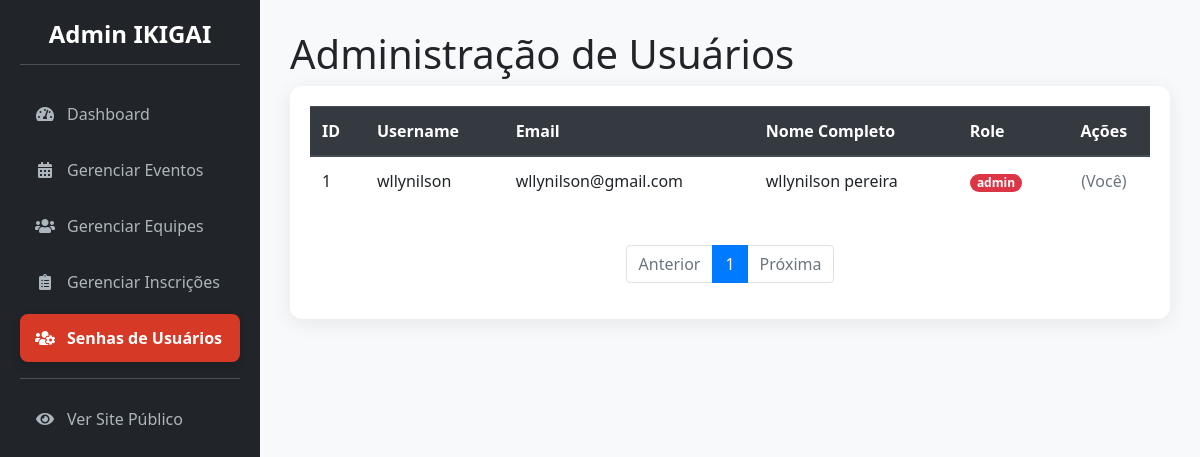
Page /admin/usuarios (signed in) on the committed database.
### app/models.py (models this page shows, shortened)
class User(UserMixin, db.Model):
    __tablename__ = 'users'
    id = db.Column(db.Integer, primary_key=True)
    username = db.Column(db.String(64), index=True, unique=True, nullable=False)
    email = db.Column(db.String(120), index=True, unique=True, nullable=False)
    password_hash = db.Column(db.String(256))
    role = db.Column(db.String(20), nullable=False, default='user')
    nome_completo = db.Column(db.String(150))
    bio = db.Column(db.Text)
    imagem_perfil = db.Column(db.String(300))
    google_id = db.Column(db.String(30), nullable=True, unique=True, index=True)
    inscricoes_registradas = db.relationship('Inscricao', backref='registrado_por', lazy='dynamic',
                                             foreign_keys='Inscricao.registrado_por_user_id')
    participante = db.relationship('Participante', backref='conta_user', uselist=False)

### app/admin/routes.py (the view)
@bp.route('/usuarios')
@admin_required
def gerenciar_usuarios():
    page = request.args.get('page', 1, type=int)
    usuarios_paginados = User.query.order_by(User.username).paginate(
        page=page, per_page=15, error_out=False
    )
    return render_template('admin/admin_gerenciar_usuarios.html',
                               titulo="Administração de Usuários",
                               usuarios_paginados=usuarios_paginados)

### app/__init__.py (called while the page is built)
@login_manager.user_loader
def load_user(user_id):
    return models.User.query.get(int(user_id))

### app/admin/routes.py (called while the page is built)
@bp.before_request
def before_request_handler():
    if current_app.config.get('DEBUG') and not current_user.is_authenticated:
        user = User.query.first()
        if user:
            login_user(user)

### app/templates/admin/admin_gerenciar_usuarios.html (shortened to what this page needs)
{% extends 'admin/admin_base.html' %}
{% block page_title %}{{ titulo }}{% endblock %}
{% block content %}
<div class="card">
    <div class="card-body">
        <div class="table-responsive">
            <table class="table table-hover">
                <thead class="thead-dark">
                    <tr>
                        <th>ID</th>
                        <th>Username</th>
                        <th>Email</th>
                        <th>Nome Completo</th>
                        <th>Role</th>
                        <th class="text-center">Ações</th>
                    </tr>
                </thead>
                <tbody>
                    {% for user in usuarios_paginados.items %}
                    <tr>
                        <td>{{ user.id }}</td>
                        <td>{{ user.username }}</td>
                        <td>{{ user.email }}</td>
                        <td>{{ user.nome_completo or 'Não preenchido' }}</td>
                        <td><span class="badge badge-pill {{ 'badge-danger' if user.role == 'admin' else 'badge-secondary' }}">{{ user.role }}</span></td>
                        <td class="text-center">
                            {% if user.id != current_user.id %}
                            <form method="POST" action="{{ url_for('admin.resetar_senha_usuario', user_id=user.id) }}"
                                  onsubmit="return confirm('Tem a certeza que deseja resetar a senha para este usuário? Uma nova senha será gerada.');">
                                <button type="submit" class="btn btn-warning btn-sm">
                                    <i class="fas fa-key"></i> Resetar Senha
                                </button>
                            </form>
                            {% else %}
                            <span class="text-muted"> (Você) </span>
                            {% endif %}
                        </td>
                    </tr>
                    {% endfor %}
                </tbody>
            </table>
        </div>
        <nav aria-label="Navegação dos Utilizadores">
            <ul class="pagination justify-content-center mt-4">
                <li class="page-item {% if not usuarios_paginados.has_prev %}disabled{% endif %}">
                    <a class="page-link"
                       href="{{ url_for('admin.gerenciar_usuarios', page=usuarios_paginados.prev_num) }}">Anterior</a>
                </li>
                {% for page_num in usuarios_paginados.iter_pages(left_edge=1, right_edge=1, left_current=2, right_current=3) %}
                    {% if page_num %}
                        {% if usuarios_paginados.page == page_num %}
                            <li class="page-item active"><a class="page-link" href="#">{{ page_num }}</a></li>
                        {% else %}
                            <li class="page-item"><a class="page-link"
                                                     href="{{ url_for('admin.gerenciar_usuarios', page=page_num) }}">{{ page_num }}</a>
                            </li>
                        {% endif %}
                    {% else %}
                        <li class="page-item disabled"><span class="page-link">...</span></li>
                    {% endif %}
                {% endfor %}
                <li class="page-item {% if not usuarios_paginados.has_next %}disabled{% endif %}">
                    <a class="page-link"
                       href="{{ url_for('admin.gerenciar_usuarios', page=usuarios_paginados.next_num) }}">Próxima</a>
                </li>
            </ul>
        </nav>
    </div>
</div>
{% endblock %}

### app/static/css/admin_styles.css (style rules this page uses)
:root { --primary-red: rgb(214, 58, 38); --dark-red: rgb(180, 45, 28); --admin-bg: #f8f9fa; --sidebar-bg: #212529; --sidebar-link-color: #adb5bd; --sidebar-link-hover-color: #fff; --shadow: 0 4px 20px rgba(0, 0, 0, 0.08); --border-radius: 12px; --font-family: 'Segoe UI', Tahoma, Geneva, Verdana, sans-serif; }
body { background-color: var(--admin-bg); font-family: var(--font-family); }
.card { border-radius: var(--border-radius); border: none; box-shadow: var(--shadow); }

### rows in the picture
User: id "1", username "wllynilson", email "wllynilson@gmail.com", nome_completo "wllynilson pereira", role "admin", shows "(Você)"

### other values in the picture
{{ titulo }} "Administração de Usuários"
{{ page_num }} "1"
